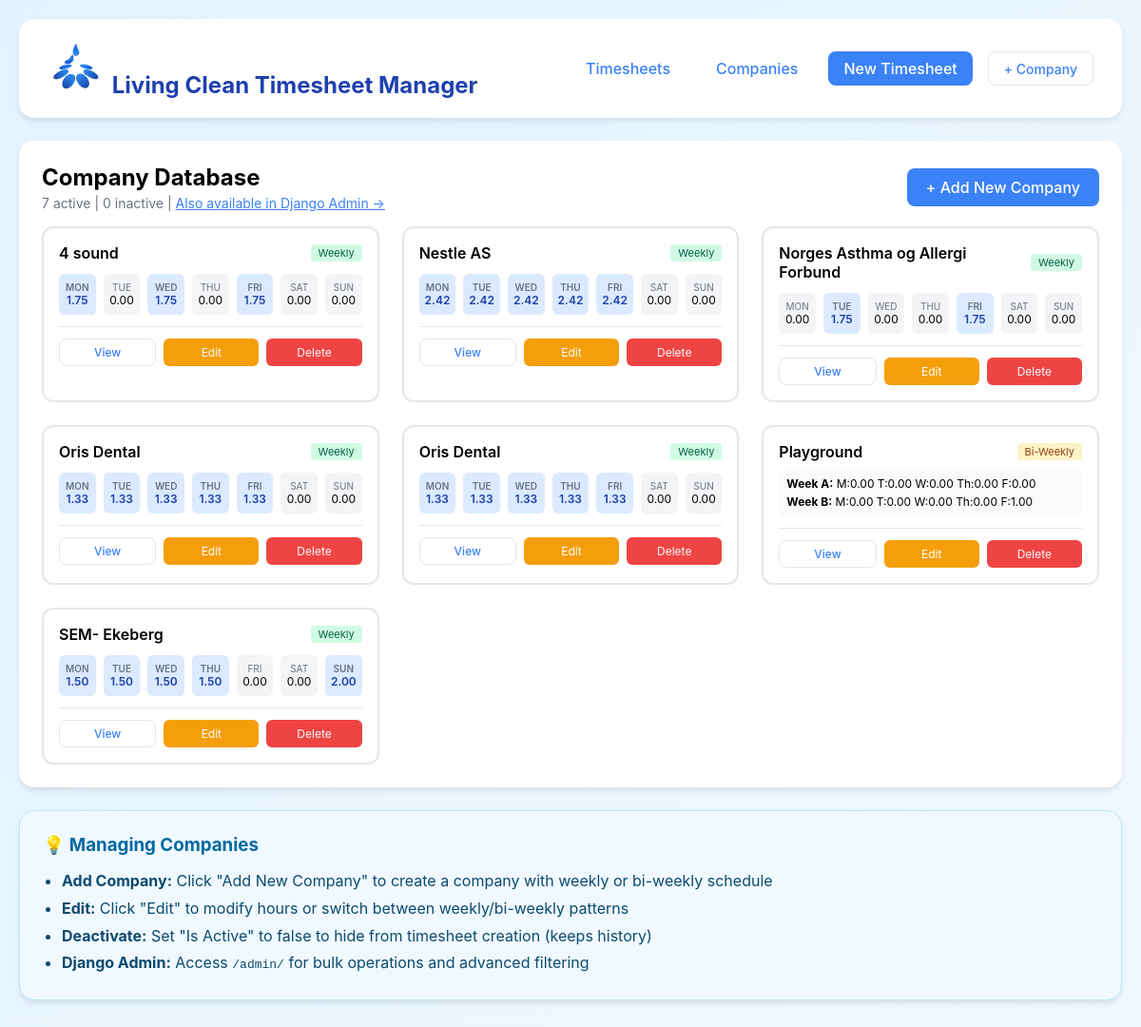
/companies/, run on the app's committed database.
### timesheet/models.py (models this page shows, shortened)
class Company(models.Model):
    PATTERN_CHOICES = [
        ('weekly', 'Weekly'),
        ('biweekly', 'Bi-Weekly'),
    ]
    name = models.CharField(max_length=200, unique = True)
    pattern_type = models.CharField(max_length=10, choices=PATTERN_CHOICES, default='weekly')
    mon_hours = models.DecimalField(max_digits=5, decimal_places=2, default=0)
    tue_hours = models.DecimalField(max_digits=5, decimal_places=2, default=0)
    wed_hours = models.DecimalField(max_digits=5, decimal_places=2, default=0)
    thu_hours = models.DecimalField(max_digits=5, decimal_places=2, default=0)
    fri_hours = models.DecimalField(max_digits=5, decimal_places=2, default=0)
    sat_hours = models.DecimalField(max_digits=5, decimal_places=2, default=0)
    sun_hours = models.DecimalField(max_digits=5, decimal_places=2, default=0)
    mon_hours_week_a = models.DecimalField(max_digits=5, decimal_places=2, default=0)
    tue_hours_week_a = models.DecimalField(max_digits=5, decimal_places=2, default=0)
    wed_hours_week_a = models.DecimalField(max_digits=5, decimal_places=2, default=0)
    thu_hours_week_a = models.DecimalField(max_digits=5, decimal_places=2, default=0)
    fri_hours_week_a = models.DecimalField(max_digits=5, decimal_places=2, default=0)
    sat_hours_week_a = models.DecimalField(max_digits=5, decimal_places=2, default=0)
    sun_hours_week_a = models.DecimalField(max_digits=5, decimal_places=2, default=0)
    mon_hours_week_b = models.DecimalField(max_digits=5, decimal_places=2, default=0)
    tue_hours_week_b = models.DecimalField(max_digits=5, decimal_places=2, default=0)
    wed_hours_week_b = models.DecimalField(max_digits=5, decimal_places=2, default=0)
    thu_hours_week_b = models.DecimalField(max_digits=5, decimal_places=2, default=0)
    fri_hours_week_b = models.DecimalField(max_digits=5, decimal_places=2, default=0)
    sat_hours_week_b = models.DecimalField(max_digits=5, decimal_places=2, default=0)
    sun_hours_week_b = models.DecimalField(max_digits=5, decimal_places=2, default=0)
    biweekly_start_date = models.DateField(null=True, blank=True, help_text="Date when Week A starts (for bi-weekly patterns)")
    is_active = models.BooleanField(default=True)
    created_at = models.DateTimeField(auto_now_add=True)
    class Meta:
        verbose_name_plural = "Companies"
        ordering = ['name']

### timesheet/views.py (the view)
# urls.py: path('companies/', views.CompanyListView.as_view(), name='company_list'),
class CompanyListView(ListView):
    model = Company
    template_name = 'timesheet/company_list.html'
    context_object_name = 'companies'
    ordering = ['name']
    def get_context_data(self, **kwargs):
        context = super().get_context_data(**kwargs)
        context['active_count'] = Company.objects.filter(is_active=True).count()
        context['inactive_count'] = Company.objects.filter(is_active=False).count()
        return context

### timesheet/templates/timesheet/company_list.html (shortened to what this page needs)
{% extends 'timesheet/base.html' %}
{% block content %}
<div class="card">
    <div class="flex justify-between items-center mb-4">
        <div>
            <h2>Company Database</h2>
            <p class="text-gray" style="font-size: 14px; margin-top: 4px;">
                {{ active_count }} active | {{ inactive_count }} inactive |
                <a href="/admin/timesheet/company/" style="color: #3b82f6;">Also available in Django Admin →</a>
            </p>
        </div>
        <a href="{% url 'company_add' %}" style="background: #3b82f6; color: white; padding: 10px 20px; border-radius: 8px; text-decoration: none; font-weight: 500;">+ Add New Company</a>
    </div>
    <div class="grid grid-cols-3">
        {% for company in companies %}
        <div class="company-card" style="position: relative;">
            <div class="flex justify-between items-center mb-2">
                <h3 style="font-size: 16px; font-weight: 600;">{{ company.name }}</h3>
                <div class="flex gap-2">
                    <span class="pattern-badge pattern-{{ company.pattern_type }}">{{ company.get_pattern_type_display }}</span>
                </div>
            </div>
            {% if company.pattern_type == 'weekly' %}
            <div class="hours-grid">
                <div class="hours-cell {% if company.mon_hours > 0 %}has-hours{% endif %}">
                    <div class="day-label">Mon</div>
                    <div>{{ company.mon_hours|floatformat:2 }}</div>
                </div>
                <div class="hours-cell {% if company.tue_hours > 0 %}has-hours{% endif %}">
                    <div class="day-label">Tue</div>
                    <div>{{ company.tue_hours|floatformat:2 }}</div>
                </div>
                <div class="hours-cell {% if company.wed_hours > 0 %}has-hours{% endif %}">
                    <div class="day-label">Wed</div>
                    <div>{{ company.wed_hours|floatformat:2 }}</div>
                </div>
                <div class="hours-cell {% if company.thu_hours > 0 %}has-hours{% endif %}">
                    <div class="day-label">Thu</div>
                    <div>{{ company.thu_hours|floatformat:2 }}</div>
                </div>
                <div class="hours-cell {% if company.fri_hours > 0 %}has-hours{% endif %}">
                    <div class="day-label">Fri</div>
                    <div>{{ company.fri_hours|floatformat:2 }}</div>
                </div>
                <div class="hours-cell {% if company.sat_hours > 0 %}has-hours{% endif %}">
                    <div class="day-label">Sat</div>
                    <div>{{ company.sat_hours|floatformat:2 }}</div>
                </div>
                <div class="hours-cell {% if company.sun_hours > 0 %}has-hours{% endif %}">
                    <div class="day-label">Sun</div>
                    <div>{{ company.sun_hours|floatformat:2 }}</div>
                </div>
            </div>
            {% else %}
            <div style="font-size: 12px; margin-top: 8px; background: #f9fafb; padding: 8px; border-radius: 6px;">
                <div style="margin-bottom: 4px;"><strong>Week A:</strong> M:{{ company.mon_hours_week_a|floatformat:2 }} T:{{ company.tue_hours_week_a|floatformat:2 }} W:{{ company.wed_hours_week_a|floatformat:2 }} Th:{{ company.thu_hours_week_a|floatformat:2 }} F:{{ company.fri_hours_week_a|floatformat:2 }}</div>
                <div><strong>Week B:</strong> M:{{ company.mon_hours_week_b|floatformat:2 }} T:{{ company.tue_hours_week_b|floatformat:2 }} W:{{ company.wed_hours_week_b|floatformat:2 }} Th:{{ company.thu_hours_week_b|floatformat:2 }} F:{{ company.fri_hours_week_b|floatformat:2 }}</div>
            </div>
            {% endif %}
            <div style="margin-top: 12px; padding-top: 12px; border-top: 1px solid #e5e7eb; display: flex; gap: 8px;">
                <a href="{% url 'company_detail' company.pk %}" class="btn btn-secondary" style="flex: 1; padding: 6px; font-size: 12px; justify-content: center;">View</a>
                <a href="{% url 'company_edit' company.pk %}" style="flex: 1; padding: 6px; font-size: 12px; background: #f59e0b; color: white; text-decoration: none; border-radius: 6px; text-align: center; display: inline-flex; align-items: center; justify-content: center;">Edit</a>
                <a href="{% url 'company_delete' company.pk %}" style="flex: 1; padding: 6px; font-size: 12px; background: #ef4444; color: white; text-decoration: none; border-radius: 6px; text-align: center; display: inline-flex; align-items: center; justify-content: center;">Delete</a>
            </div>
        </div>
        {% endfor %}
    </div>
</div>
<div class="card" style="background: #f0f9ff; border: 1px solid #bae6fd;">
    <h3 style="margin-bottom: 12px; color: #0369a1;">💡 Managing Companies</h3>
    <ul style="margin-left: 20px; color: #0c4a6e; line-height: 1.8;">
        <li><strong>Add Company:</strong> Click "Add New Company" to create a company with weekly or bi-weekly schedule</li>
        <li><strong>Edit:</strong> Click "Edit" to modify hours or switch between weekly/bi-weekly patterns</li>
        <li><strong>Deactivate:</strong> Set "Is Active" to false to hide from timesheet creation (keeps history)</li>
        <li><strong>Django Admin:</strong> Access <code>/admin/</code> for bulk operations and advanced filtering</li>
    </ul>
</div>
{% endblock %}

### timesheet/templates/timesheet/base.html (shortened to what this page needs)
 {% load static %}
<!DOCTYPE html>
<html lang="en">
<head>
</head>
<body>
    <div class="container">
        <div class="header">
            <h1><img src="{% static 'timesheet/images/logo.png' %}" alt="Logo" class="site-logo">
                Living Clean Timesheet Manager</h1>
            <nav class="nav-links">
                <a href="{% url 'timesheet_list' %}">Timesheets</a>
                <a href="{% url 'company_list' %}">Companies</a>
                <a href="{% url 'create_timesheet' %}" style="background: #3b82f6; color: white; padding: 8px 16px; border-radius: 8px; text-decoration: none; font-weight: 500; transition: all 0.2s;">New Timesheet</a>
                <a href="{% url 'company_add' %}" class="btn btn-secondary" style="padding: 8px 16px;">+ Company</a>
            </nav>
        </div>
        {% block content %}{% endblock %}
    </div>
</body>
</html>

### timesheet/templates/timesheet/base.html (style rules this page uses)
* { margin: 0; padding: 0; box-sizing: border-box; }
body { font-family: -apple-system, BlinkMacSystemFont, 'Segoe UI', Roboto, Oxygen, Ubuntu, Cantarell, sans-serif; background: linear-gradient(135deg, #e3f2fd 0%, #f0f8ff 100%); min-height: 100vh; padding: 20px; }
.container { max-width: 1200px; margin: 0 auto; }
.header { background: white; padding: 20px 30px; border-radius: 16px; box-shadow: 0 4px 6px -1px rgba(0, 0, 0, 0.1); margin-bottom: 24px; display: flex; justify-content: space-between; align-items: center; }
.header h1 { color: #1e40af; font-size: 24px; }
.nav-links { display: flex; gap: 16px; }
.nav-links a { text-decoration: none; color: #3b82f6; font-weight: 500; padding: 8px 16px; border-radius: 8px; transition: all 0.2s; }
.card { background: white; border-radius: 16px; padding: 24px; box-shadow: 0 4px 6px -1px rgba(0, 0, 0, 0.1); margin-bottom: 24px; }
.btn { display: inline-flex; align-items: center; gap: 8px; padding: 10px 20px; border-radius: 8px; font-weight: 500; cursor: pointer; transition: all 0.2s; border: none; font-size: 14px; text-decoration: none; }
.btn-secondary { background: white; color: #3b82f6; border: 1px solid #e5e7eb; }
.grid { display: grid; gap: 24px; }
.grid-cols-3 { grid-template-columns: repeat(3, 1fr); }
.text-gray { color: #6b7280; }
.mb-4 { margin-bottom: 16px; }
.flex { display: flex; }
.justify-between { justify-content: space-between; }
.items-center { align-items: center; }
.company-card { border: 2px solid #e5e7eb; border-radius: 12px; padding: 16px; cursor: pointer; transition: all 0.2s; position: relative; }
.hours-grid { display: grid; grid-template-columns: repeat(7, 1fr); gap: 8px; margin-top: 12px; font-size: 12px; }
.hours-cell { text-align: center; padding: 8px 4px; background: #f3f4f6; border-radius: 6px; }
.hours-cell.has-hours { background: #dbeafe; color: #1e40af; font-weight: 600; }
.day-label { font-size: 10px; color: #6b7280; text-transform: uppercase; }
.pattern-badge { display: inline-block; padding: 2px 8px; border-radius: 4px; font-size: 11px; margin-left: 8px; }
.pattern-weekly { background: #d1fae5; color: #065f46; }
.pattern-biweekly { background: #fef3c7; color: #92400e; }

### data on the page
Company: name "4 sound", pattern_type "Weekly", mon_hours "1.75", tue_hours "0.00", wed_hours "1.75", thu_hours "0.00", fri_hours "1.75", sat_hours "0.00", sun_hours "0.00"
Company: name "Nestle AS", pattern_type "Weekly", mon_hours "2.42", tue_hours "2.42", wed_hours "2.42", thu_hours "2.42", fri_hours "2.42", sat_hours "0.00", sun_hours "0.00"
Company: name "Norges Asthma og Allergi Forbund", pattern_type "Weekly", mon_hours "0.00", tue_hours "1.75", wed_hours "0.00", thu_hours "0.00", fri_hours "1.75", sat_hours "0.00", sun_hours "0.00"
Company: name "Oris Dental", pattern_type "Weekly", mon_hours "1.33", tue_hours "1.33", wed_hours "1.33", thu_hours "1.33", fri_hours "1.33", sat_hours "0.00", sun_hours "0.00"
Company: name "Oris Dental", pattern_type "Weekly", mon_hours "1.33", tue_hours "1.33", wed_hours "1.33", thu_hours "1.33", fri_hours "1.33", sat_hours "0.00", sun_hours "0.00"
Company: name "Playground", pattern_type "Bi-Weekly", mon_hours_week_a "0.00", tue_hours_week_a "0.00", wed_hours_week_a "0.00", thu_hours_week_a "0.00", fri_hours_week_a "0.00", mon_hours_week_b "0.00", tue_hours_week_b "0.00", wed_hours_week_b "0.00", thu_hours_week_b "0.00", fri_hours_week_b "1.00"
Company: name "SEM- Ekeberg", pattern_type "Weekly", mon_hours "1.50", tue_hours "1.50", wed_hours "1.50", thu_hours "1.50", fri_hours "0.00", sat_hours "0.00", sun_hours "2.00"

### other printed values
{{ active_count }} "7"
{{ inactive_count }} "0"
